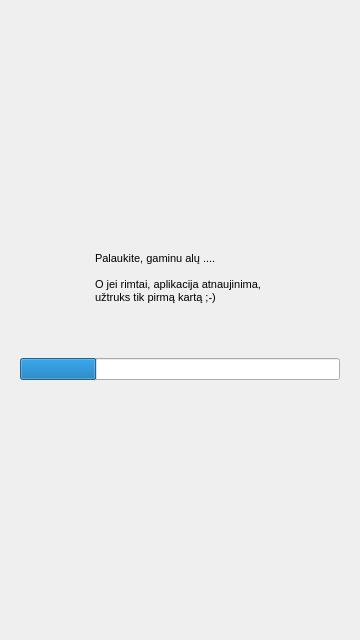
<?xml version="1.0" encoding="UTF-8"?>
<ui version="4.0">
 <class>WaitDialog</class>
 <widget class="QDialog" name="WaitDialog">
  <property name="windowModality">
   <enum>Qt::NonModal</enum>
  </property>
  <property name="geometry">
   <rect>
    <x>0</x>
    <y>0</y>
    <width>360</width>
    <height>640</height>
   </rect>
  </property>
  <property name="windowTitle">
   <string>Palaukite....</string>
  </property>
  <property name="windowIcon">
   <iconset resource="Images.qrc">
    <normaloff>:/images/bok_title.png</normaloff>:/images/bok_title.png</iconset>
  </property>
  <layout class="QVBoxLayout" name="verticalLayout">
   <item>
    <spacer name="verticalSpacer">
     <property name="orientation">
      <enum>Qt::Vertical</enum>
     </property>
     <property name="sizeHint" stdset="0">
      <size>
       <width>20</width>
       <height>40</height>
      </size>
     </property>
    </spacer>
   </item>
   <item>
    <layout class="QHBoxLayout" name="horizontalLayout">
     <item>
      <spacer name="horizontalSpacer">
       <property name="orientation">
        <enum>Qt::Horizontal</enum>
       </property>
       <property name="sizeHint" stdset="0">
        <size>
         <width>40</width>
         <height>20</height>
        </size>
       </property>
      </spacer>
     </item>
     <item>
      <widget class="QLabel" name="label">
       <property name="palette">
        <palette>
         <active>
          <colorrole role="Text">
           <brush brushstyle="SolidPattern">
            <color alpha="255">
             <red>255</red>
             <green>255</green>
             <blue>255</blue>
            </color>
           </brush>
          </colorrole>
         </active>
         <inactive>
          <colorrole role="Text">
           <brush brushstyle="SolidPattern">
            <color alpha="255">
             <red>255</red>
             <green>255</green>
             <blue>255</blue>
            </color>
           </brush>
          </colorrole>
         </inactive>
         <disabled>
          <colorrole role="Text">
           <brush brushstyle="SolidPattern">
            <color alpha="255">
             <red>106</red>
             <green>104</green>
             <blue>100</blue>
            </color>
           </brush>
          </colorrole>
         </disabled>
        </palette>
       </property>
       <property name="text">
        <string>&lt;!DOCTYPE HTML PUBLIC &quot;-//W3C//DTD HTML 4.0//EN&quot; &quot;http://www.w3.org/TR/REC-html40/strict.dtd&quot;&gt;
&lt;html&gt;&lt;head&gt;&lt;meta name=&quot;qrichtext&quot; content=&quot;1&quot; /&gt;&lt;style type=&quot;text/css&quot;&gt;
p, li { white-space: pre-wrap; }
&lt;/style&gt;&lt;/head&gt;&lt;body style=&quot; font-family:'MS Shell Dlg 2'; font-size:8.25pt; font-weight:400; font-style:normal;&quot;&gt;
&lt;p style=&quot; margin-top:0px; margin-bottom:0px; margin-left:0px; margin-right:0px; -qt-block-indent:0; text-indent:0px;&quot;&gt;&lt;span style=&quot; font-size:8pt;&quot;&gt;Palaukite, gaminu alų ....&lt;/span&gt;&lt;/p&gt;
&lt;p style=&quot;-qt-paragraph-type:empty; margin-top:0px; margin-bottom:0px; margin-left:0px; margin-right:0px; -qt-block-indent:0; text-indent:0px; font-size:8pt;&quot;&gt;&lt;/p&gt;
&lt;p style=&quot; margin-top:0px; margin-bottom:0px; margin-left:0px; margin-right:0px; -qt-block-indent:0; text-indent:0px;&quot;&gt;&lt;span style=&quot; font-size:8pt;&quot;&gt;O jei rimtai, aplikacija atnaujinima, &lt;/span&gt;&lt;/p&gt;
&lt;p style=&quot; margin-top:0px; margin-bottom:0px; margin-left:0px; margin-right:0px; -qt-block-indent:0; text-indent:0px;&quot;&gt;&lt;span style=&quot; font-size:8pt;&quot;&gt;užtruks tik pirmą kartą ;-)&lt;/span&gt;&lt;/p&gt;
&lt;p style=&quot;-qt-paragraph-type:empty; margin-top:0px; margin-bottom:0px; margin-left:0px; margin-right:0px; -qt-block-indent:0; text-indent:0px; font-size:8pt;&quot;&gt;&lt;/p&gt;&lt;/body&gt;&lt;/html&gt;</string>
       </property>
       <property name="wordWrap">
        <bool>true</bool>
       </property>
      </widget>
     </item>
     <item>
      <spacer name="horizontalSpacer_2">
       <property name="orientation">
        <enum>Qt::Horizontal</enum>
       </property>
       <property name="sizeHint" stdset="0">
        <size>
         <width>40</width>
         <height>20</height>
        </size>
       </property>
      </spacer>
     </item>
    </layout>
   </item>
   <item>
    <layout class="QHBoxLayout" name="horizontalLayout_5">
     <item>
      <spacer name="horizontalSpacer_5">
       <property name="orientation">
        <enum>Qt::Horizontal</enum>
       </property>
       <property name="sizeHint" stdset="0">
        <size>
         <width>40</width>
         <height>20</height>
        </size>
       </property>
      </spacer>
     </item>
     <item>
      <widget class="QLabel" name="label_2">
       <property name="text">
        <string/>
       </property>
       <property name="pixmap">
        <pixmap resource="Images.qrc">:/images/alus.png</pixmap>
       </property>
      </widget>
     </item>
     <item>
      <spacer name="horizontalSpacer_6">
       <property name="orientation">
        <enum>Qt::Horizontal</enum>
       </property>
       <property name="sizeHint" stdset="0">
        <size>
         <width>40</width>
         <height>20</height>
        </size>
       </property>
      </spacer>
     </item>
    </layout>
   </item>
   <item>
    <widget class="QWidget" name="widget" native="true">
     <layout class="QHBoxLayout" name="horizontalLayout_3">
      <item>
       <layout class="QHBoxLayout" name="movieLayout">
        <item>
         <widget class="QProgressBar" name="progressBar">
          <property name="value">
           <number>24</number>
          </property>
          <property name="textVisible">
           <bool>false</bool>
          </property>
         </widget>
        </item>
       </layout>
      </item>
     </layout>
    </widget>
   </item>
   <item>
    <spacer name="verticalSpacer_2">
     <property name="orientation">
      <enum>Qt::Vertical</enum>
     </property>
     <property name="sizeHint" stdset="0">
      <size>
       <width>20</width>
       <height>40</height>
      </size>
     </property>
    </spacer>
   </item>
  </layout>
 </widget>
 <resources>
  <include location="Images.qrc"/>
 </resources>
 <connections/>
</ui>
